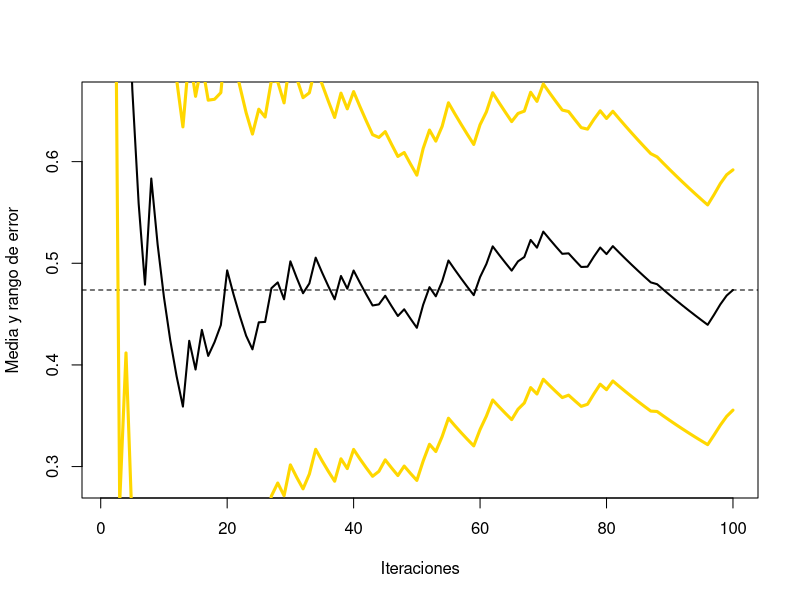
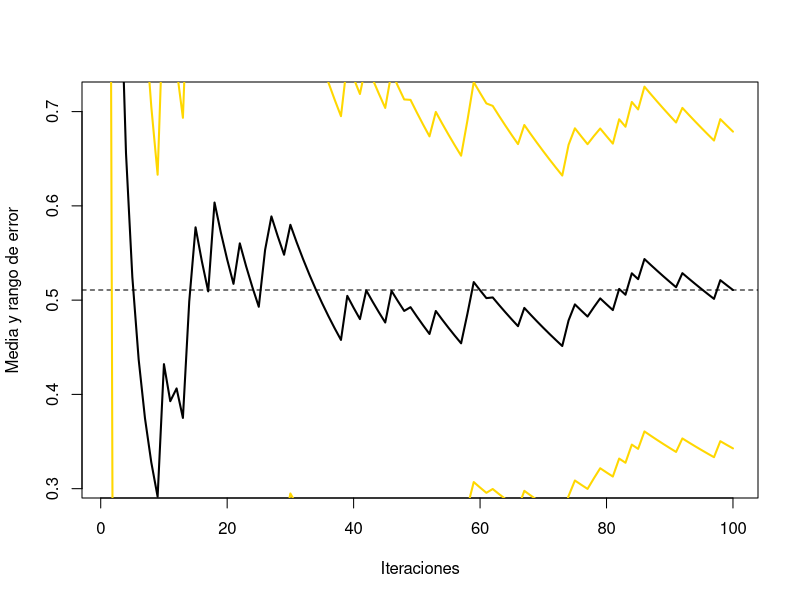
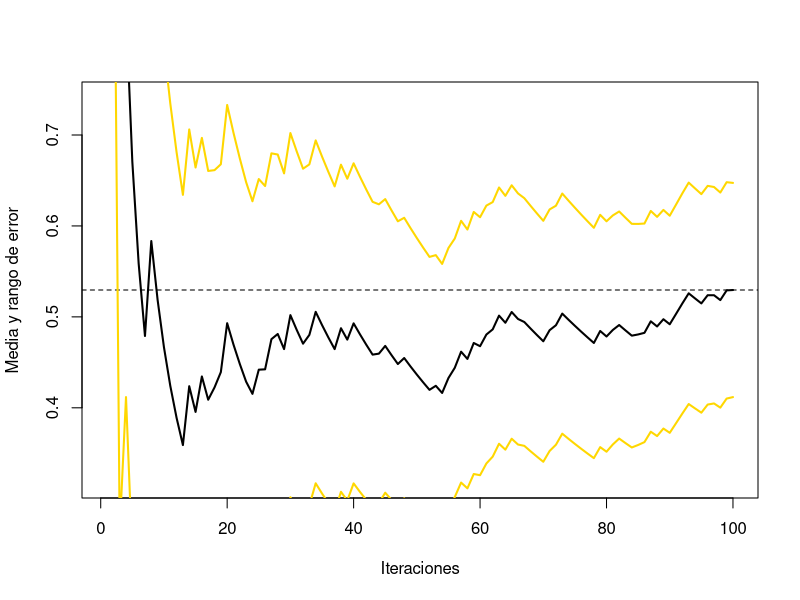
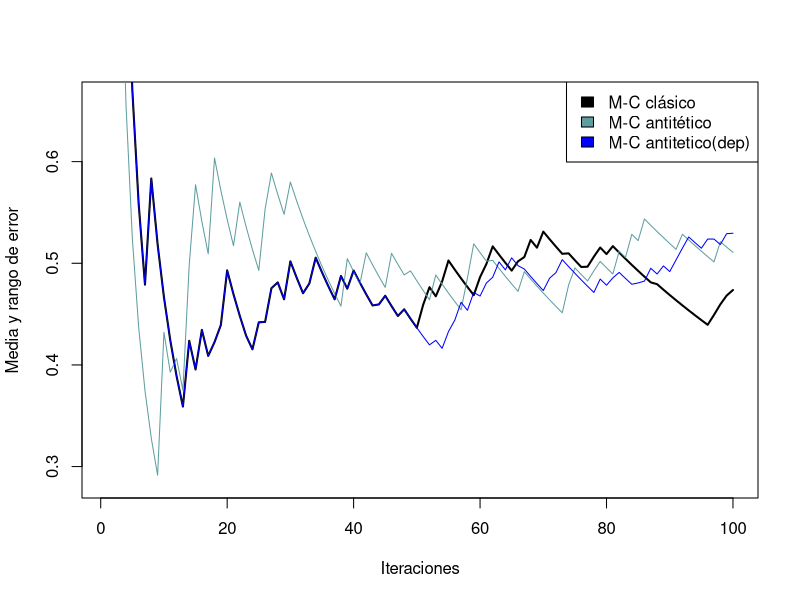
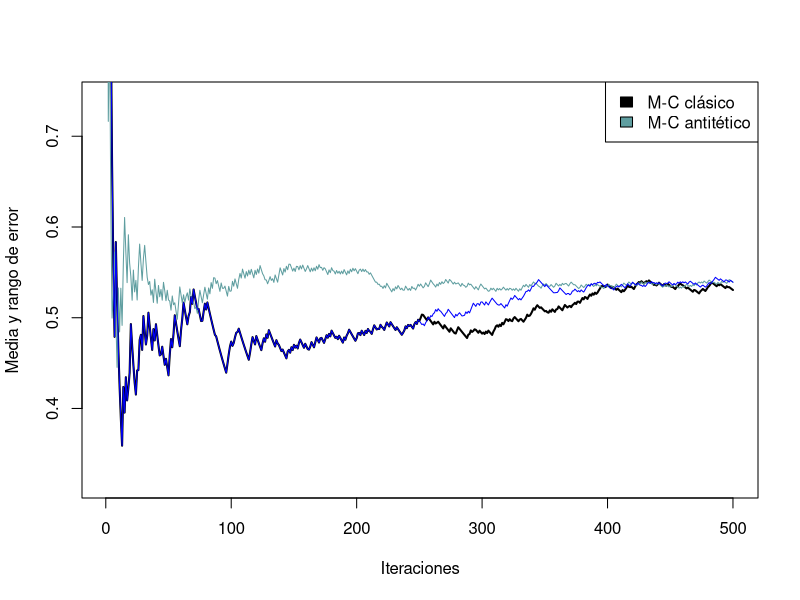
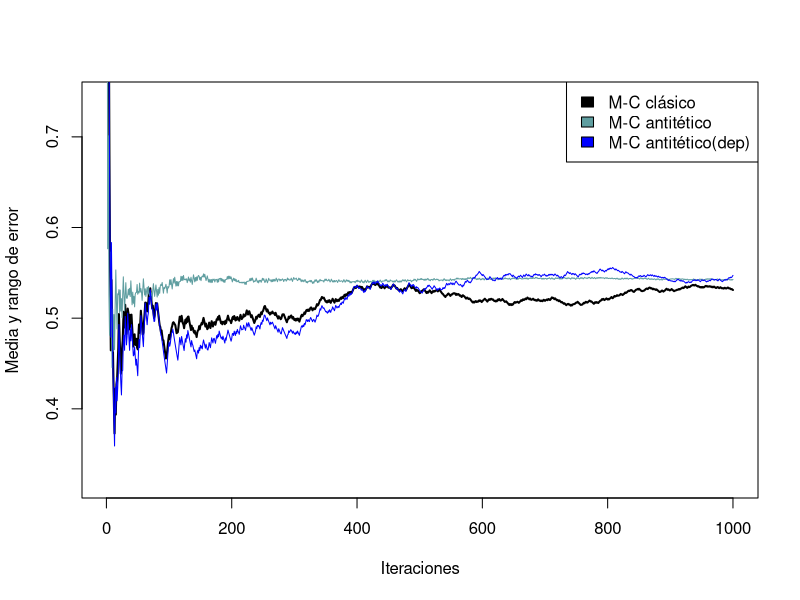
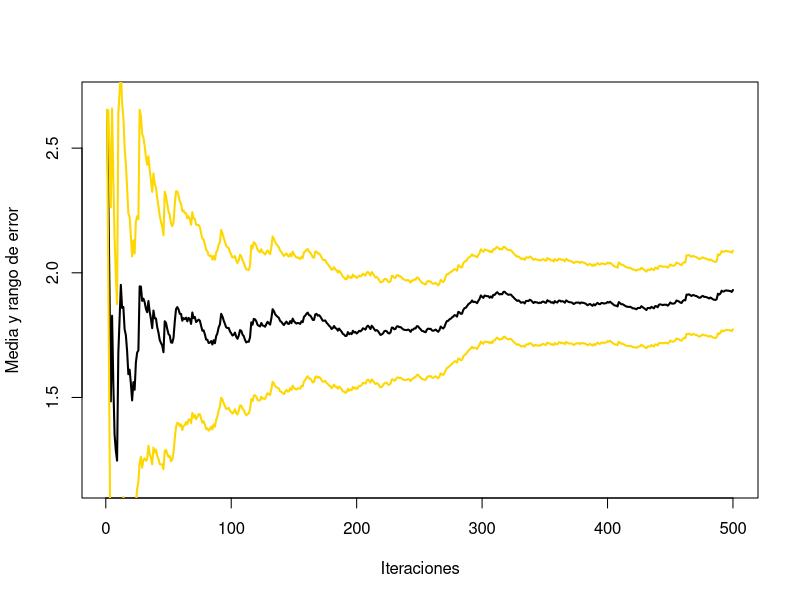
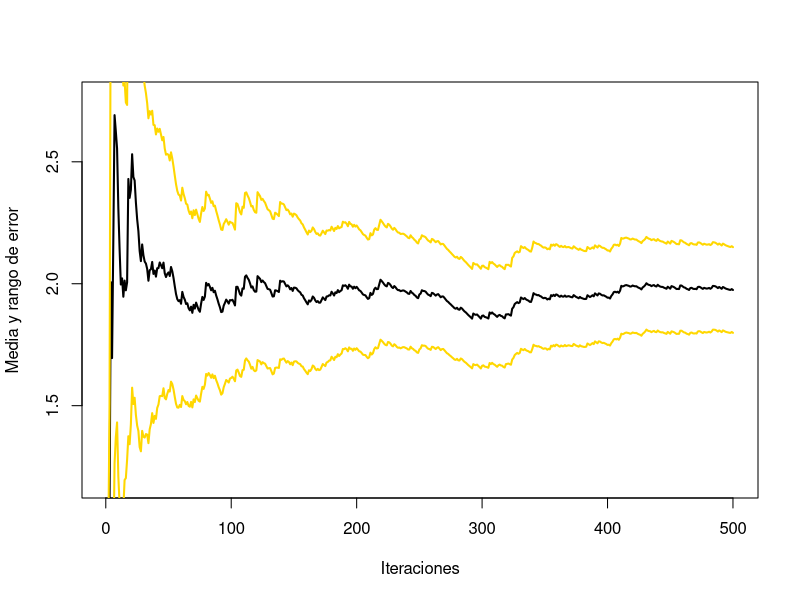

The R source for these figures, in order:
## ---- chunk 1
knitr::opts_chunk$set(echo = TRUE,warning = F)
## ---- chunk 2
#Haremos que esta función que nos devuelva los valores simulados, la aproximación a lo largo de n, y el error.
mc.integral <- function(f, a, b, n, plot=TRUE) {
  fx <- sapply(runif(n, a, b), f)*(b-a)
  #if (plot) {
    estint <- cumsum(fx)/(1:n)
    esterr <- sqrt(cumsum((fx-estint)^2))/(1:n)
   if (plot){ 
    plot(estint, ylab="Media y rango de error", type="l", lwd= 2, ylim=mean(fx)+2*c(-esterr[1],esterr[1]), xlab="Iteraciones")
    abline(h=estint[n],lty=2)
    lines(estint+2*esterr, col="gold", lwd=3)
    lines(estint-2*esterr, col="gold", lwd=3)
    return(list(x=fx,estint=estint,esterr=esterr,valor=estint[n], error=2*esterr[n])) 
  } else return(list(x=fx,estint=estint,esterr=esterr,valor=mean(fx), error=2*sd(fx)/sqrt(n))) 
}  
## ---- chunk 3
mc.integral_anti <- function(ftn, a, b, n, plot=TRUE) {
 x <- runif(n%/%2, a, b)
 x <- as.numeric(matrix(c(x,a+b-x),nrow=2,byrow=TRUE)) # genera los valores de x y su antitetica en orden x1,ant1,x2,ant2
 fx <- sapply(x, ftn)*(b-a)
 #if (plot) {
    estint <- cumsum(fx)/(1:n)
    esterr <- sqrt(cumsum((fx-estint)^2))/(1:n)
  if(plot) {
    plot(estint, ylab="Media y rango de error", type="l", lwd= 2, ylim=mean(fx)+2*c(-esterr[1],esterr[1]), xlab="Iteraciones")
    abline(h=estint[n],lty=2)
    lines(estint+2*esterr,col="gold",lwd=2)
    lines(estint-2*esterr,col="gold",lwd=2)
    return(list(x=fx,estint=estint,esterr=esterr,valor=estint[n],error=2*esterr[n]))
  } else return(list(x=fx,estint=estint,esterr=esterr,valor=mean(fx),error=2*sd(fx)/sqrt(n))) 
}
## ---- chunk 4
# monte carlo antitetica asumiendo dependencia
mc.integral_anti_dep <- function(ftn, a, b, n, plot=TRUE) {
 x <- runif(n%/%2, a, b)
 x <- matrix(c(x,a+b-x),nrow=2,byrow=TRUE) 
 fx <- apply(x,1,ftn)*(b-a)
 corr <- cor(fx[,1],fx[,2])
 fx <- as.numeric(fx)
 #if (plot) {
    estint <- cumsum(fx)/(1:n)
    esterr <- sqrt(cumsum((fx-estint)^2))/(1:n)
  if(plot) {
    plot(estint, ylab="Media y rango de error", type="l", lwd= 2, ylim=mean(fx)+2*c(-esterr[1],esterr[1]), xlab="Iteraciones")
    abline(h=estint[n],lty=2)
    lines(estint+2*esterr,col="gold",lwd=2)
    lines(estint-2*esterr,col="gold",lwd=2)
    return(list(x=fx,estint=estint,esterr=esterr,valor=estint[n],error=2*esterr[n]))
  } else return(list(x=fx,estint=estint,esterr=esterr,valor=mean(fx),error=2*sd(fx)/sqrt(n)*sqrt(1+corr))) 
}
## ---- chunk 5
finv<-function(x) ifelse((x<=5/8),sqrt((5-8*x)/3), 0)
f <- function(x) return((1/8)*(5-3*x^2))
## ---- chunk 6
n=100

set.seed(1750)
#Simulamos para Monte Carlo clásico para la funcion original
x_mc <- mc.integral(finv, 0,sqrt(5/3) ,n,plot = T)
fx_mc <- x_mc[[1]]
acum_mc <- x_mc[[2]]
esterr_mc <- x_mc[[3]]
error_mc <- x_mc$error

## ---- chunk 7
#Simulamos para Monte Carlo antitetica
set.seed(1750)
x_mca <- mc.integral_anti(finv,0,sqrt(13/3), n,plot=T)
fx_mca <- x_mca[[1]]
acum_mca <- x_mca[[2]]
error_mca <- x_mca$error
## ---- chunk 8
#Simulacion monte carlo antitetica asumiendo dependencia
set.seed(1750)
x_mcad <- mc.integral_anti_dep(finv, 0,sqrt(5/3) ,n,plot = T)
fx_mcad <- x_mcad[[1]]
acum_mcad <- x_mcad[[2]]
esterr_mcad <- x_mcad[[3]]
error_mcad <- x_mcad$error
## ---- chunk 9
Aproximación <- c(mean(fx_mc),mean(fx_mca),mean(fx_mcad))
Error <- c(error_mc,error_mca,error_mcad)
p <- cbind(Aproximación,Error)
row.names(p) <- c('Monte Carlo Clásico','Monte Carlo Antitética','Monte Carlo Antitética(Dependencia)')
#Construcción de tabla de resultados con formato
library(knitr)
kable(p,align = 'l', digits = round(4))
## ---- chunk 10
plot(acum_mc, ylab="Media y rango de error", type="l", lwd= 2, ylim=mean(fx_mc)+2*c(-esterr_mc[1],esterr_mc[1]), xlab="Iteraciones") 
abline(h = 2, lty = 2)
lines(acum_mca,col='cadetblue')
lines(acum_mcad,col='blue')
legend(x = "topright", legend = c("M-C clásico", "M-C antitético","M-C antitetico(dep)"), fill = c("black", "cadetblue","blue") )
## ---- chunk 11
100*( (x_mc$error - x_mca$error)/ x_mc$error )
## ---- chunk 12
100*((var(fx_mc) - var(fx_mca))/var(fx_mc))
## ---- chunk 13
100*( (x_mc$error - x_mcad$error)/ x_mc$error )
## ---- chunk 14
100*((var(fx_mc) - var(fx_mcad))/var(fx_mc))
## ---- chunk 15
n=500
#Simulamos para Monte Carlo clásico
set.seed(1750)
x_mc <- mc.integral(finv, 0, sqrt(5/3),n,plot = FALSE)
fx_mc <- x_mc[[1]]
acum_mc <- x_mc[[2]]
esterr_mc <- x_mc[[3]]
error_mc <- x_mc$error

#Simulamos para Monte Carlo con antitéticas
set.seed(1750)
x_mca <- mc.integral_anti(finv, 0, sqrt(5/3), n,plot = FALSE)
fx_mca <- x_mca[[1]]
acum_mca <- x_mca[[2]]
error_mca <- x_mca$error

#Simulacion monte carlo antitetica asumiendo dependencia
set.seed(1750)
x_mcad <- mc.integral_anti_dep(finv, 0,sqrt(5/3) ,n,plot = F)
fx_mcad <- x_mcad[[1]]
acum_mcad <- x_mcad[[2]]
esterr_mcad <- x_mcad[[3]]
error_mcad <- x_mcad$error
## ---- chunk 16
Aproximación <- c(mean(fx_mc),mean(fx_mca),mean(fx_mcad))
Error <- c(error_mc,error_mca,error_mcad)
p <- cbind(Aproximación,Error)
row.names(p) <- c('Monte Carlo Clásico','Monte Carlo Antitética','Monte Carlo Antitética(dep)')

kable(p,align = 'l', digits = round(4))
## ---- chunk 17
plot(acum_mc, ylab="Media y rango de error", type="l", lwd= 2, ylim=mean(fx_mc)+2*c(-esterr_mc[1],esterr_mc[1]), xlab="Iteraciones")
abline(h = 2, lty = 2)
lines(acum_mca,col='cadetblue')
lines(acum_mcad,col='blue')
legend(x = "topright", legend = c("M-C clásico", "M-C antitético"), fill = c("black", "cadetblue","blue") )
## ---- chunk 18
100*( (x_mc$error - x_mca$error)/ x_mc$error )
## ---- chunk 19
100*((var(fx_mc) - var(fx_mca))/var(fx_mc))
## ---- chunk 20
100*( (x_mc$error - x_mcad$error)/ x_mc$error )
## ---- chunk 21
100*((var(fx_mc) - var(fx_mcad))/var(fx_mc))
## ---- chunk 22
n=1000

#Simulamos para Monte Carlo clásico
set.seed(1750)
x_mc <- mc.integral(finv, 0, 1,n,plot = FALSE)
fx_mc <- x_mc[[1]]
acum_mc <- x_mc[[2]]
esterr_mc <- x_mc[[3]]
error_mc <- x_mc$error

#Simulamos para Monte Carlo con antitéticas
set.seed(1750)
x_mca <- mc.integral_anti(finv, 0, 1, n,plot = FALSE)
fx_mca <- x_mca[[1]]
acum_mca <- x_mca[[2]]
error_mca <- x_mca$error

#Simulacion monte carlo antitetica asumiendo dependencia
set.seed(1750)
x_mcad <- mc.integral_anti_dep(finv, 0,sqrt(5/3) ,n,plot = F)
fx_mcad <- x_mcad[[1]]
acum_mcad <- x_mcad[[2]]
esterr_mcad <- x_mcad[[3]]
error_mcad <- x_mcad$error

## ---- chunk 23
Aproximación <- c(mean(fx_mc),mean(fx_mca),mean(fx_mcad))
Error <- c(error_mc,error_mca,error_mcad)
p <- cbind(Aproximación,Error)
row.names(p) <- c('Monte Carlo Clásico','Monte Carlo Antitética','Monte Carlo Antitética(dep) ')

kable(p,align = 'l', digits = round(4))
## ---- chunk 24
plot(acum_mc, ylab="Media y rango de error", type="l", lwd= 2, ylim=mean(fx_mc)+2*c(-esterr_mc[1],esterr_mc[1]), xlab="Iteraciones")
abline(h = 2, lty = 2)
lines(acum_mca,col='cadetblue')
lines(acum_mcad,col='blue')
legend(x = "topright", legend = c("M-C clásico", "M-C antitético","M-C antitético(dep)"), fill = c("black", "cadetblue","blue") )
## ---- chunk 25
100*( (x_mc$error - x_mca$error)/ x_mc$error )
## ---- chunk 26
100*((var(fx_mc) - var(fx_mca))/var(fx_mc))
## ---- chunk 27
100*( (x_mc$error - x_mcad$error)/ x_mc$error )
## ---- chunk 28
100*((var(fx_mc) - var(fx_mcad))/var(fx_mc))
## ---- chunk 29
#ejercicio 5

# -------------------------------
mc.integral <- function(ftn, n, plot=TRUE) {
  # Integración Monte Carlo
  # -------------------------------
  fx <- sapply(runif(n%/%2), ftn)
  m <- n%/%2
  if (plot) {
    estint <- cumsum(fx)/(1:m)
    esterr <- sqrt(cumsum((fx-estint)^2))/(1:m)
    estvar <- sum((fx-estint)^2)/(1:m)
    plot(estint, ylab="Media y rango de error", type="l", lwd= 2, ylim=mean(fx)+2*c(-esterr[1],esterr[1]), xlab="Iteraciones")
    lines(estint+2*esterr, col="gold", lwd=2)
    lines(estint-2*esterr, col="gold", lwd=2)
    return(list(x=fx,valor=estint[m], error=2*esterr[m],vx=estvar[m]))  
  } else return(list(x=fx,valor=mean(fx), error=2*sd(fx)/sqrt(m),vx=var(fx)))
}  
lambda <- 0.5
ftn <- function(x) return(-log(x)/lambda)
nsim <- 10^3
set.seed(1)
x <- mc.integral(ftn, nsim,plot = T)

fantit <- function(x) return(-log(1-x)/lambda)
set.seed(1)
xa <- mc.integral(fantit,nsim,plot=T)

#correlacion
corr <- cor(x$x,xa$x)
xt <- c(x$x,xa$x)
mean(xt)

vxt <- var(xa$x)*(1+corr) #estimación varianza suponiendo dependencia

#Estimación del porcentaje de reducción en la varianza
100*(var(x$x)-vxt )/var(x$x)

